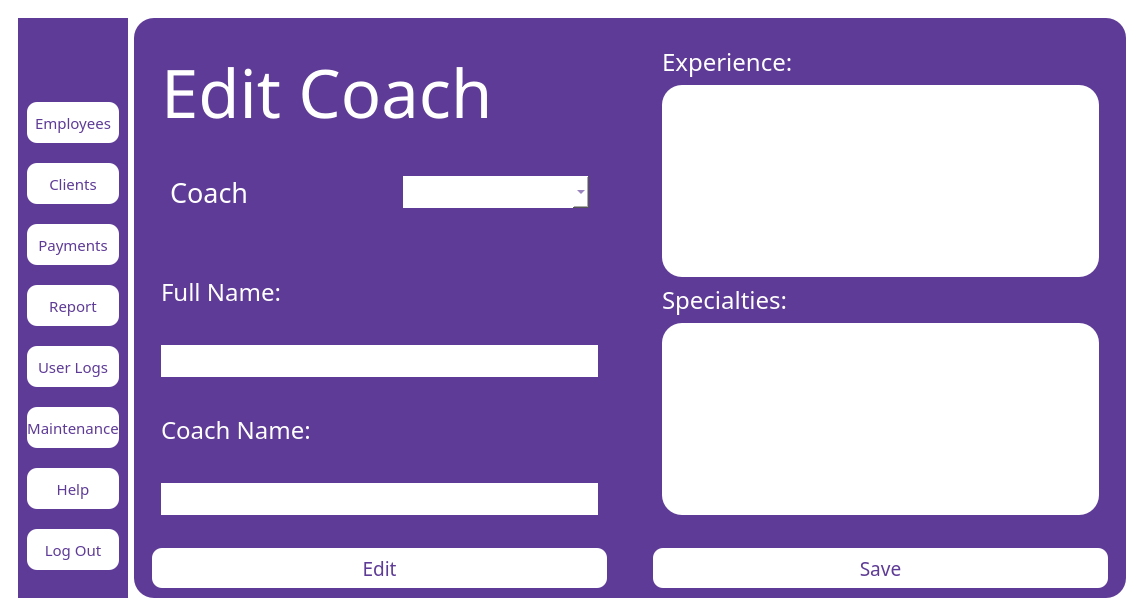
<?xml version="1.0" encoding="UTF-8"?>
<ui version="4.0">
 <class>MainWindow</class>
 <widget class="QMainWindow" name="MainWindow">
  <property name="geometry">
   <rect>
    <x>0</x>
    <y>0</y>
    <width>1144</width>
    <height>540</height>
   </rect>
  </property>
  <property name="windowTitle">
   <string>MainWindow</string>
  </property>
  <property name="styleSheet">
   <string notr="true">QMainWindow
{
background:white;
}</string>
  </property>
  <widget class="QWidget" name="centralwidget">
   <property name="styleSheet">
    <string notr="true">QWidget
{
background: white;
}</string>
   </property>
   <layout class="QVBoxLayout" name="verticalLayout">
    <item>
     <widget class="QWidget" name="widget" native="true">
      <layout class="QHBoxLayout" name="horizontalLayout">
       <item>
        <widget class="QWidget" name="widget_2" native="true">
         <property name="sizePolicy">
          <sizepolicy hsizetype="Fixed" vsizetype="Expanding">
           <horstretch>0</horstretch>
           <verstretch>0</verstretch>
          </sizepolicy>
         </property>
         <property name="styleSheet">
          <string notr="true">QWidget
{
background-color:#5e3b96;
}</string>
         </property>
         <layout class="QVBoxLayout" name="verticalLayout_2">
          <item>
           <widget class="QLabel" name="label">
            <property name="sizePolicy">
             <sizepolicy hsizetype="Fixed" vsizetype="Fixed">
              <horstretch>0</horstretch>
              <verstretch>0</verstretch>
             </sizepolicy>
            </property>
            <property name="maximumSize">
             <size>
              <width>121</width>
              <height>41</height>
             </size>
            </property>
            <property name="text">
             <string/>
            </property>
            <property name="pixmap">
             <pixmap>../../softeng-main/logos/logog.jpg</pixmap>
            </property>
            <property name="scaledContents">
             <bool>true</bool>
            </property>
           </widget>
          </item>
          <item>
           <widget class="QPushButton" name="employees">
            <property name="sizePolicy">
             <sizepolicy hsizetype="Fixed" vsizetype="Fixed">
              <horstretch>0</horstretch>
              <verstretch>0</verstretch>
             </sizepolicy>
            </property>
            <property name="maximumSize">
             <size>
              <width>121</width>
              <height>41</height>
             </size>
            </property>
            <property name="font">
             <font>
              <family>Arial Black</family>
              <pointsize>11</pointsize>
             </font>
            </property>
            <property name="styleSheet">
             <string notr="true">QPushButton
{
background-color:white ;
color:#5e3b96;
 border-radius:10px;
}</string>
            </property>
            <property name="text">
             <string>Employees</string>
            </property>
           </widget>
          </item>
          <item>
           <widget class="QPushButton" name="clients">
            <property name="sizePolicy">
             <sizepolicy hsizetype="Fixed" vsizetype="Fixed">
              <horstretch>0</horstretch>
              <verstretch>0</verstretch>
             </sizepolicy>
            </property>
            <property name="maximumSize">
             <size>
              <width>121</width>
              <height>41</height>
             </size>
            </property>
            <property name="font">
             <font>
              <family>Arial Black</family>
              <pointsize>11</pointsize>
             </font>
            </property>
            <property name="styleSheet">
             <string notr="true">QPushButton
{
background-color:white ;
color:#5e3b96;
 border-radius:10px;
}</string>
            </property>
            <property name="text">
             <string>Clients</string>
            </property>
           </widget>
          </item>
          <item>
           <widget class="QPushButton" name="payments">
            <property name="sizePolicy">
             <sizepolicy hsizetype="Fixed" vsizetype="Fixed">
              <horstretch>0</horstretch>
              <verstretch>0</verstretch>
             </sizepolicy>
            </property>
            <property name="maximumSize">
             <size>
              <width>121</width>
              <height>41</height>
             </size>
            </property>
            <property name="font">
             <font>
              <family>Arial Black</family>
              <pointsize>11</pointsize>
             </font>
            </property>
            <property name="styleSheet">
             <string notr="true">QPushButton
{
background-color:white ;
color:#5e3b96;
 border-radius:10px;
}</string>
            </property>
            <property name="text">
             <string>Payments</string>
            </property>
           </widget>
          </item>
          <item>
           <widget class="QPushButton" name="report">
            <property name="sizePolicy">
             <sizepolicy hsizetype="Fixed" vsizetype="Fixed">
              <horstretch>0</horstretch>
              <verstretch>0</verstretch>
             </sizepolicy>
            </property>
            <property name="maximumSize">
             <size>
              <width>121</width>
              <height>41</height>
             </size>
            </property>
            <property name="font">
             <font>
              <family>Arial Black</family>
              <pointsize>11</pointsize>
             </font>
            </property>
            <property name="styleSheet">
             <string notr="true">QPushButton
{
background-color:white ;
color:#5e3b96;
 border-radius:10px;
}</string>
            </property>
            <property name="text">
             <string>Report</string>
            </property>
           </widget>
          </item>
          <item>
           <widget class="QPushButton" name="userlogs">
            <property name="sizePolicy">
             <sizepolicy hsizetype="Fixed" vsizetype="Fixed">
              <horstretch>0</horstretch>
              <verstretch>0</verstretch>
             </sizepolicy>
            </property>
            <property name="maximumSize">
             <size>
              <width>121</width>
              <height>41</height>
             </size>
            </property>
            <property name="font">
             <font>
              <family>Arial Black</family>
              <pointsize>11</pointsize>
             </font>
            </property>
            <property name="styleSheet">
             <string notr="true">QPushButton
{
background-color:white ;
color:#5e3b96;
 border-radius:10px;
}</string>
            </property>
            <property name="text">
             <string>User Logs</string>
            </property>
           </widget>
          </item>
          <item>
           <widget class="QPushButton" name="maintenance">
            <property name="sizePolicy">
             <sizepolicy hsizetype="Fixed" vsizetype="Fixed">
              <horstretch>0</horstretch>
              <verstretch>0</verstretch>
             </sizepolicy>
            </property>
            <property name="maximumSize">
             <size>
              <width>121</width>
              <height>41</height>
             </size>
            </property>
            <property name="font">
             <font>
              <family>Arial Black</family>
              <pointsize>11</pointsize>
             </font>
            </property>
            <property name="styleSheet">
             <string notr="true">QPushButton
{
background-color:white ;
color:#5e3b96;
 border-radius:10px;
}</string>
            </property>
            <property name="text">
             <string>Maintenance</string>
            </property>
           </widget>
          </item>
          <item>
           <widget class="QPushButton" name="help">
            <property name="sizePolicy">
             <sizepolicy hsizetype="Fixed" vsizetype="Fixed">
              <horstretch>0</horstretch>
              <verstretch>0</verstretch>
             </sizepolicy>
            </property>
            <property name="maximumSize">
             <size>
              <width>121</width>
              <height>41</height>
             </size>
            </property>
            <property name="font">
             <font>
              <family>Arial Black</family>
              <pointsize>11</pointsize>
             </font>
            </property>
            <property name="styleSheet">
             <string notr="true">QPushButton
{
background-color:white ;
color:#5e3b96;
 border-radius:10px;
}</string>
            </property>
            <property name="text">
             <string>Help</string>
            </property>
           </widget>
          </item>
          <item>
           <widget class="QPushButton" name="logout">
            <property name="sizePolicy">
             <sizepolicy hsizetype="Fixed" vsizetype="Fixed">
              <horstretch>0</horstretch>
              <verstretch>0</verstretch>
             </sizepolicy>
            </property>
            <property name="maximumSize">
             <size>
              <width>121</width>
              <height>41</height>
             </size>
            </property>
            <property name="font">
             <font>
              <family>Arial Black</family>
              <pointsize>11</pointsize>
             </font>
            </property>
            <property name="styleSheet">
             <string notr="true">QPushButton
{
background-color:white ;
color:#5e3b96;
 border-radius:10px;
}</string>
            </property>
            <property name="text">
             <string>Log Out</string>
            </property>
           </widget>
          </item>
         </layout>
        </widget>
       </item>
       <item>
        <widget class="QWidget" name="widget_3" native="true">
         <property name="styleSheet">
          <string notr="true">QWidget
{
background-color:#5e3b96;
border-radius:20px;
}</string>
         </property>
         <layout class="QVBoxLayout" name="verticalLayout_3">
          <item>
           <widget class="QWidget" name="widget_4" native="true">
            <layout class="QHBoxLayout" name="horizontalLayout_2">
             <item>
              <widget class="QWidget" name="widget_6" native="true">
               <layout class="QVBoxLayout" name="verticalLayout_5">
                <item>
                 <widget class="QLabel" name="label_8">
                  <property name="sizePolicy">
                   <sizepolicy hsizetype="Minimum" vsizetype="Minimum">
                    <horstretch>0</horstretch>
                    <verstretch>0</verstretch>
                   </sizepolicy>
                  </property>
                  <property name="font">
                   <font>
                    <family>Arial Black</family>
                    <pointsize>50</pointsize>
                   </font>
                  </property>
                  <property name="styleSheet">
                   <string notr="true">QLabel{
color:white;
}</string>
                  </property>
                  <property name="text">
                   <string>Edit Coach</string>
                  </property>
                 </widget>
                </item>
                <item>
                 <widget class="QWidget" name="widget_8" native="true">
                  <layout class="QHBoxLayout" name="horizontalLayout_3">
                   <item>
                    <widget class="QLabel" name="label_2">
                     <property name="font">
                      <font>
                       <family>Arial Black</family>
                       <pointsize>20</pointsize>
                      </font>
                     </property>
                     <property name="styleSheet">
                      <string notr="true">QLabel{
color:white;
}</string>
                     </property>
                     <property name="text">
                      <string>Coach</string>
                     </property>
                    </widget>
                   </item>
                   <item>
                    <spacer name="horizontalSpacer">
                     <property name="orientation">
                      <enum>Qt::Orientation::Horizontal</enum>
                     </property>
                     <property name="sizeType">
                      <enum>QSizePolicy::Policy::Fixed</enum>
                     </property>
                     <property name="sizeHint" stdset="0">
                      <size>
                       <width>40</width>
                       <height>20</height>
                      </size>
                     </property>
                    </spacer>
                   </item>
                   <item>
                    <widget class="QComboBox" name="comboBox">
                     <property name="font">
                      <font>
                       <family>Arial Black</family>
                       <pointsize>16</pointsize>
                      </font>
                     </property>
                     <property name="styleSheet">
                      <string notr="true">QComboBox{
background-color:white;
color:#5e3b96;
}</string>
                     </property>
                     <item>
                      <property name="text">
                       <string/>
                      </property>
                     </item>
                    </widget>
                   </item>
                  </layout>
                 </widget>
                </item>
                <item>
                 <widget class="QLabel" name="label_4">
                  <property name="font">
                   <font>
                    <family>Arial Black</family>
                    <pointsize>18</pointsize>
                   </font>
                  </property>
                  <property name="styleSheet">
                   <string notr="true">QLabel{
color:white;
}</string>
                  </property>
                  <property name="text">
                   <string>Full Name:</string>
                  </property>
                 </widget>
                </item>
                <item>
                 <widget class="QLineEdit" name="coachname">
                  <property name="sizePolicy">
                   <sizepolicy hsizetype="Minimum" vsizetype="Fixed">
                    <horstretch>0</horstretch>
                    <verstretch>0</verstretch>
                   </sizepolicy>
                  </property>
                  <property name="font">
                   <font>
                    <family>Arial Black</family>
                    <pointsize>16</pointsize>
                   </font>
                  </property>
                  <property name="styleSheet">
                   <string notr="true">QLineEdit{
background-color:white;
color:#5e3b96;
}</string>
                  </property>
                  <property name="readOnly">
                   <bool>true</bool>
                  </property>
                 </widget>
                </item>
                <item>
                 <widget class="QLabel" name="label_3">
                  <property name="font">
                   <font>
                    <family>Arial Black</family>
                    <pointsize>18</pointsize>
                   </font>
                  </property>
                  <property name="styleSheet">
                   <string notr="true">QLabel{
color:white;
}</string>
                  </property>
                  <property name="text">
                   <string>Coach Name:</string>
                  </property>
                 </widget>
                </item>
                <item>
                 <widget class="QLineEdit" name="fullname">
                  <property name="sizePolicy">
                   <sizepolicy hsizetype="Minimum" vsizetype="Fixed">
                    <horstretch>0</horstretch>
                    <verstretch>0</verstretch>
                   </sizepolicy>
                  </property>
                  <property name="font">
                   <font>
                    <family>Arial Black</family>
                    <pointsize>16</pointsize>
                   </font>
                  </property>
                  <property name="styleSheet">
                   <string notr="true">QLineEdit{
background-color:white;
color:#5e3b96;
}</string>
                  </property>
                  <property name="readOnly">
                   <bool>true</bool>
                  </property>
                 </widget>
                </item>
               </layout>
              </widget>
             </item>
             <item>
              <spacer name="horizontalSpacer_3">
               <property name="orientation">
                <enum>Qt::Orientation::Horizontal</enum>
               </property>
               <property name="sizeType">
                <enum>QSizePolicy::Policy::Fixed</enum>
               </property>
               <property name="sizeHint" stdset="0">
                <size>
                 <width>40</width>
                 <height>20</height>
                </size>
               </property>
              </spacer>
             </item>
             <item>
              <widget class="QWidget" name="widget_7" native="true">
               <property name="font">
                <font>
                 <pointsize>18</pointsize>
                </font>
               </property>
               <layout class="QVBoxLayout" name="verticalLayout_4">
                <item>
                 <widget class="QLabel" name="label_5">
                  <property name="font">
                   <font>
                    <family>Arial Black</family>
                    <pointsize>18</pointsize>
                   </font>
                  </property>
                  <property name="styleSheet">
                   <string notr="true">QLabel{
color:white;
}</string>
                  </property>
                  <property name="text">
                   <string>Experience:</string>
                  </property>
                 </widget>
                </item>
                <item>
                 <widget class="QTextEdit" name="experience">
                  <property name="sizePolicy">
                   <sizepolicy hsizetype="Minimum" vsizetype="Fixed">
                    <horstretch>0</horstretch>
                    <verstretch>0</verstretch>
                   </sizepolicy>
                  </property>
                  <property name="font">
                   <font>
                    <family>Arial Black</family>
                    <pointsize>16</pointsize>
                   </font>
                  </property>
                  <property name="styleSheet">
                   <string notr="true">QTextEdit{
background-color:white;
color:#5e3b96;
}</string>
                  </property>
                 </widget>
                </item>
                <item>
                 <widget class="QLabel" name="label_6">
                  <property name="font">
                   <font>
                    <family>Arial Black</family>
                    <pointsize>18</pointsize>
                   </font>
                  </property>
                  <property name="styleSheet">
                   <string notr="true">QLabel{
color:white;
}</string>
                  </property>
                  <property name="text">
                   <string>Specialties:</string>
                  </property>
                 </widget>
                </item>
                <item>
                 <widget class="QTextEdit" name="specialties">
                  <property name="sizePolicy">
                   <sizepolicy hsizetype="Minimum" vsizetype="Fixed">
                    <horstretch>0</horstretch>
                    <verstretch>0</verstretch>
                   </sizepolicy>
                  </property>
                  <property name="font">
                   <font>
                    <family>Arial Black</family>
                    <pointsize>16</pointsize>
                   </font>
                  </property>
                  <property name="styleSheet">
                   <string notr="true">QTextEdit{
background-color:white;
color:#5e3b96;
}</string>
                  </property>
                 </widget>
                </item>
               </layout>
              </widget>
             </item>
            </layout>
           </widget>
          </item>
          <item>
           <widget class="QWidget" name="widget_5" native="true">
            <property name="sizePolicy">
             <sizepolicy hsizetype="Preferred" vsizetype="Fixed">
              <horstretch>0</horstretch>
              <verstretch>0</verstretch>
             </sizepolicy>
            </property>
            <property name="minimumSize">
             <size>
              <width>0</width>
              <height>50</height>
             </size>
            </property>
            <property name="font">
             <font>
              <family>Arial Black</family>
             </font>
            </property>
            <layout class="QHBoxLayout" name="horizontalLayout_4">
             <item>
              <widget class="QPushButton" name="edit">
               <property name="minimumSize">
                <size>
                 <width>60</width>
                 <height>40</height>
                </size>
               </property>
               <property name="font">
                <font>
                 <family>Arial Black</family>
                 <pointsize>14</pointsize>
                </font>
               </property>
               <property name="styleSheet">
                <string notr="true">QPushButton
{
background-color:white ;
color:#5e3b96;
 border-radius:10px;
}</string>
               </property>
               <property name="text">
                <string>Edit</string>
               </property>
              </widget>
             </item>
             <item>
              <spacer name="horizontalSpacer_2">
               <property name="orientation">
                <enum>Qt::Orientation::Horizontal</enum>
               </property>
               <property name="sizeType">
                <enum>QSizePolicy::Policy::Fixed</enum>
               </property>
               <property name="sizeHint" stdset="0">
                <size>
                 <width>40</width>
                 <height>20</height>
                </size>
               </property>
              </spacer>
             </item>
             <item>
              <widget class="QPushButton" name="save">
               <property name="minimumSize">
                <size>
                 <width>60</width>
                 <height>40</height>
                </size>
               </property>
               <property name="font">
                <font>
                 <family>Arial Black</family>
                 <pointsize>14</pointsize>
                </font>
               </property>
               <property name="styleSheet">
                <string notr="true">QPushButton
{
background-color:white ;
color:#5e3b96;
 border-radius:10px;
}</string>
               </property>
               <property name="text">
                <string>Save</string>
               </property>
              </widget>
             </item>
            </layout>
           </widget>
          </item>
         </layout>
        </widget>
       </item>
      </layout>
     </widget>
    </item>
   </layout>
  </widget>
 </widget>
 <resources/>
 <connections/>
</ui>
